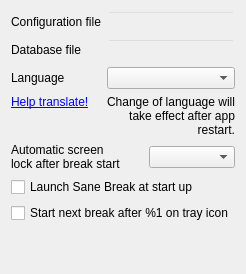
          <widget class="QWidget" name="generalPage">
           <layout class="QVBoxLayout" name="verticalLayout_7">
            <item>
             <layout class="QGridLayout" name="gridLayout_4">
              <item row="2" column="0">
               <widget class="QLabel" name="languageLabel">
                <property name="text">
                 <string>Language</string>
                </property>
               </widget>
              </item>
              <item row="0" column="1">
               <widget class="QLineEdit" name="configFile">
                <property name="styleSheet">
                 <string notr="true">QLineEdit {
  background: transparent;
}</string>
                </property>
                <property name="readOnly">
                 <bool>true</bool>
                </property>
               </widget>
              </item>
              <item row="2" column="1">
               <widget class="LanguageSelect" name="languageSelect"/>
              </item>
              <item row="0" column="0">
               <widget class="QLabel" name="label_18">
                <property name="text">
                 <string>Configuration file</string>
                </property>
               </widget>
              </item>
              <item row="3" column="0" alignment="Qt::AlignmentFlag::AlignTop">
               <widget class="QLabel" name="languageLink">
                <property name="text">
                 <string>&lt;a href=&quot;https://hosted.weblate.org/engage/sane-break/&quot;&gt;Help translate!&lt;/a&gt;</string>
                </property>
                <property name="openExternalLinks">
                 <bool>true</bool>
                </property>
               </widget>
              </item>
              <item row="3" column="1">
               <widget class="QLabel" name="languageHint">
                <property name="text">
                 <string>Change of language will take effect after app restart.</string>
                </property>
                <property name="alignment">
                 <set>Qt::AlignmentFlag::AlignRight|Qt::AlignmentFlag::AlignTrailing|Qt::AlignmentFlag::AlignVCenter</set>
                </property>
                <property name="wordWrap">
                 <bool>true</bool>
                </property>
               </widget>
              </item>
              <item row="1" column="0">
               <widget class="QLabel" name="label_31">
                <property name="text">
                 <string>Database file</string>
                </property>
               </widget>
              </item>
              <item row="1" column="1">
               <widget class="QLineEdit" name="dbFile">
                <property name="styleSheet">
                 <string notr="true">QLineEdit {
  background: transparent;
}</string>
                </property>
                <property name="readOnly">
                 <bool>true</bool>
                </property>
               </widget>
              </item>
             </layout>
            </item>
            <item>
             <layout class="QHBoxLayout" name="horizontalLayout_3">
              <property name="spacing">
               <number>20</number>
              </property>
              <item alignment="Qt::AlignmentFlag::AlignVCenter">
               <widget class="QLabel" name="autoScreenLockLabel">
                <property name="toolTip">
                 <string extracomment="Tooltip for &quot;Auto screen lock&quot; config">Let's say you've configured it to 2 minutes. If the break is shorter than 2 minutes, the
screen will lock 2 minutes after the break starts, provided there is no activity after the
break. If the break is longer than 2 minutes, the screen will be locked regardless.</string>
                </property>
                <property name="text">
                 <string>Automatic screen lock after break start</string>
                </property>
                <property name="wordWrap">
                 <bool>true</bool>
                </property>
               </widget>
              </item>
              <item alignment="Qt::AlignmentFlag::AlignVCenter">
               <widget class="QComboBox" name="autoScreenLock"/>
              </item>
             </layout>
            </item>
            <item>
             <widget class="WrappedCheckBox" name="autoStart">
              <property name="text">
               <string>Launch Sane Break at start up</string>
              </property>
             </widget>
            </item>
            <item>
             <widget class="WrappedCheckBox" name="quickBreak">
              <property name="text">
               <string notr="true">Start next break after %1 on tray icon</string>
              </property>
             </widget>
            </item>
            <item>
             <spacer name="verticalSpacer_3">
              <property name="orientation">
               <enum>Qt::Orientation::Vertical</enum>
              </property>
              <property name="sizeHint" stdset="0">
               <size>
                <width>20</width>
                <height>40</height>
               </size>
              </property>
             </spacer>
            </item>
           </layout>
          </widget>
